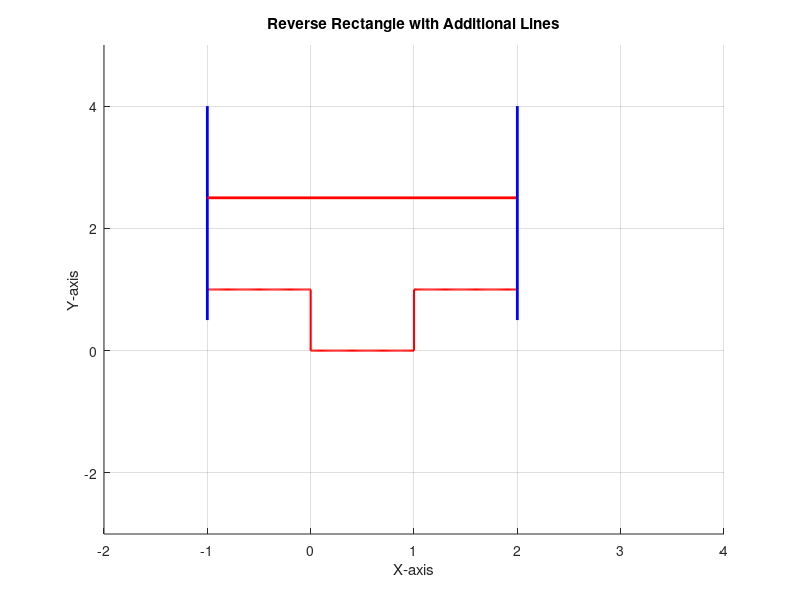

Recreate this plot in MATLAB.
% Define time intervals
t1 = -1:0.01:0;
t2 = 0:0.01:1;
t3 = 1:0.01:2;
t = [t1 t2 t3];

% Draw a reverse rectangle
x1 = ones(size(t1));
x2 = zeros(size(t2));
x3 = ones(size(t3));
x = [x1, x2, x3];

figure;
hold on;

% Plot the reverse rectangle
plot(t, x, 'r', 'LineWidth', 1.5);

% Draw lines
xL = [-1, -1]; % Starting and ending x-coordinates
yL = [0.5, 4]; % Starting and ending y-coordinates (vertical line)
plot(xL, yL, 'b-', 'LineWidth', 2);

% Draw upper line
xLU = [-1, 2]; % Starting and ending x-coordinates
yLU = [2.5, 2.5]; % Starting and ending y-coordinates (horizontal line)
plot(xLU, yLU, 'r-', 'LineWidth', 2);

% Draw lines
xL = [2, 2]; % Starting and ending x-coordinates
yL = [0.5, 4]; % Starting and ending y-coordinates (vertical line)
plot(xL, yL, 'b-', 'LineWidth', 2);

% Add grid, labels, and title
grid on;
xlabel('X-axis');
ylabel('Y-axis');
title('Reverse Rectangle with Additional Lines');
axis([-2 4 -3 5]);
hold off;
